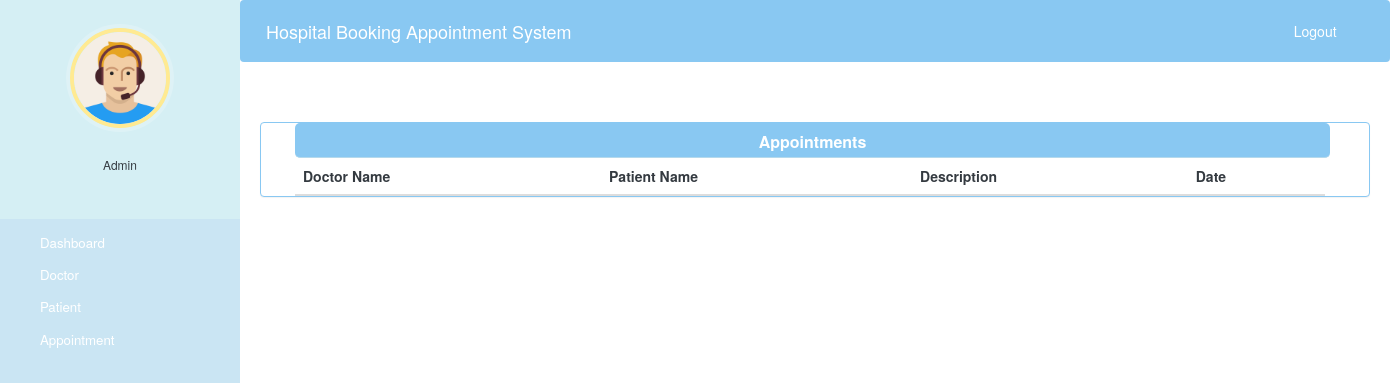
The page /admin-view-appointment (signed in) on the database as committed earlier.
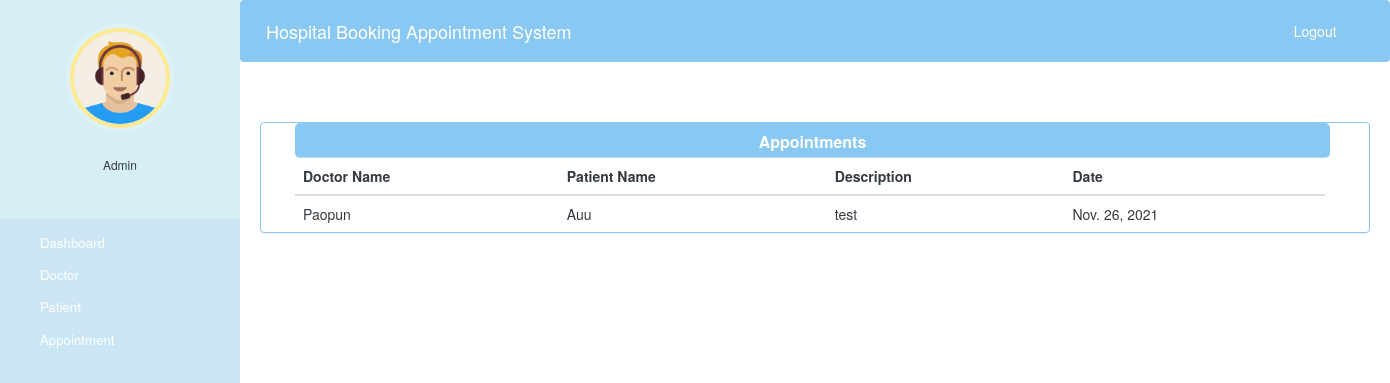
The same page on the database as committed later.
### hospital/models.py (models this page shows)
class Appointment(models.Model):
    patientId = models.PositiveIntegerField(null=True)
    doctorId = models.PositiveIntegerField(null=True)
    patientName = models.CharField(max_length=40, null=True)
    doctorName = models.CharField(max_length=40, null=True)
    appointmentDate = models.DateField(default=datetime.date.today)
    description = models.TextField(max_length=500)
    status = models.BooleanField(default=False)

### hospital/views.py (the view)
# urls.py: path('admin-view-appointment', views.admin_view_appointment_view,name='admin-view-appointment'),
@login_required(login_url='adminlogin')
@user_passes_test(is_admin)
def admin_view_appointment_view(request):
    appointments=models.Appointment.objects.all().filter(status=True)
    return render(request,'hospital/admin_view_appointment.html',{'appointments':appointments})

### hospital/views.py (called while the page is built)
def is_admin(user):
    return user.groups.filter(name='ADMIN').exists()

### hospital/templates/hospital/admin_view_appointment.html (shortened to what this page needs)
{% extends 'hospital/admin_base.html' %} {% block content %}
<head>
    <link href="//netdna.bootstrapcdn.com/bootstrap/3.0.0/css/bootstrap.min.css" rel="stylesheet" id="bootstrap-css">
</head>
<div class="container">
    <div class="panel panel-primary" style=" border-color: rgba(137, 200, 242, 1);">
        <div class="panel-heading" style="background: rgba(137, 200, 242, 1); border-color:rgba(181, 217, 236, 1) ;
    width: 103.5rem; height: 3.5rem; margin-left: 0.9cm; border-radius: 5px;">
            <h6 class="panel-title" style="font-weight: bold; ;color: #fff;">Appointments</h6>
        </div>
        <table class="table table-hover" id="dev-table" style="color: #343A40; margin-left: 0.9cm; width: 103rem;">
            <thead>
                <tr style="color: #343A40;">
                    <th>Doctor Name</th>
                    <th>Patient Name</th>
                    <th>Description</th>
                    <th>Date</th>
                </tr>
            </thead>
            {% for a in appointments %}
            <tr style="color: #343A40;">
                <td style="color: #343A40;"> {{a.doctorName}}</td>
                <td style="color: #343A40;">{{a.patientName}}</td>
                <td style="color: #343A40;">{{a.description}}</td>
                <td style="color: #343A40;">{{a.appointmentDate}}</td>
            </tr>
            {% endfor %}
        </table>
    </div>
</div>
{% endblock content %}

Rows that differ between the two databases and show on the page:
added Appointment: doctorName "Paopun", patientName "Auu", description "test", appointmentDate "Nov. 26, 2021"
